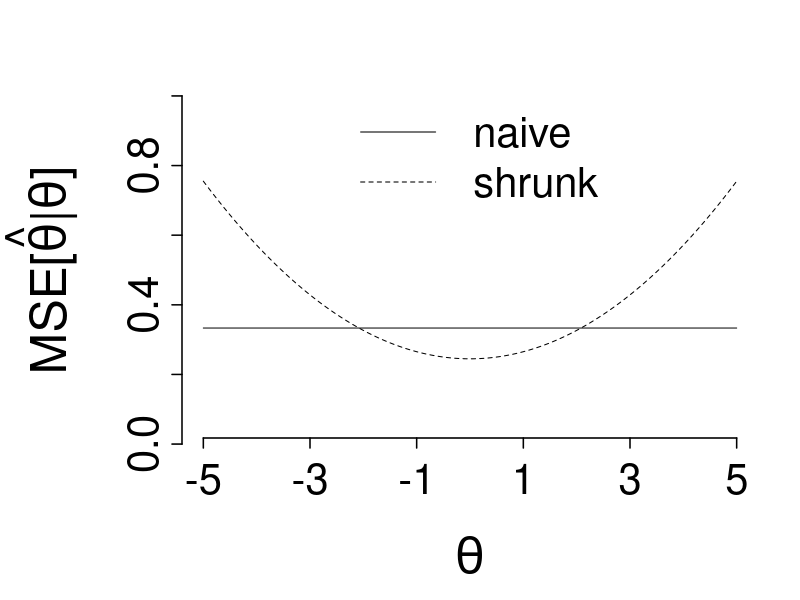

Reproduce this figure in R.
# Author:
# Artur Araujo <artur.stat@gmail.com>
#
# Description:
#  Create figure 1.
#
# Remarks:
#  None.

tau <- 0;
n <- 3;
psi <- 2;
sigma <- 1;

prob <- 0.999;

k <- n*psi/(n*psi+sigma);

# shrunk
a <- qnorm(
  p=(1+c(-1, 1)*prob)/2,
  mean=tau,
  sd=sqrt(k^2*(psi+sigma/n))
);

#naive
b <- qnorm(
  p=(1+c(-1, 1)*prob)/2,
  mean=tau,
  sd=sqrt(psi+sigma/n)
);

xlim <- (a+b)/2;
xlim[1] <- floor(xlim[1]);
xlim[2] <- ceiling(xlim[2]);

x <- seq(from=xlim[1], to=xlim[2], by=0.01);
mse.naive <- rep( x=sigma/n, times=length(x) );
mse.shrunk <- (1-k)^2*(x-tau)^2+k^2*sigma/n;

tiff(
  filename="MSE_vs_Estimand_A.tif",
  width=1920,
  height=1080,
  units="px",
  pointsize=12,
  compression="lzw",
#  res=96,
  bg="white",
  type="cairo"
);

#jpeg(
#  filename="MSE_vs_Estimand_A.jpg",
#  width=1920,
#  height=1080,
#  units="px",
#  pointsize=12,
#  quality=100,
#  res=96,
#  bg="white",
#  type="cairo"
#);

#png(
#  filename="MSE_vs_Estimand_A.png",
#  width=1920,
#  height=1080,
#  units="px",
#  pointsize=12,
#  res=96,
#  bg="white",
#  type="cairo"
#);

old <- par();

par(
  mar=c(
    7.1, # bottom margin default 5.1
    9.1, # left margin default 4.1
    4.1, # top margin default 4.1
    2.1 # right margin default 2.1
  )
);

plot(
  x=x,
  y=mse.naive,
  xlim=xlim,
  ylim=c(0, 1),
  xlab="",
  ylab="",
  type="l",
  col="black",
  lty=1,
  lwd=1,
  bty="n",
  axes=FALSE
);

# define x-axis
axis(
  side=1,
  at=seq(from=xlim[1], to=xlim[2], by=2),
  labels=TRUE,
  tick=TRUE,
  outer=FALSE,
  lty="solid",
  lwd=1.5,
  lwd.ticks=1.5,
  cex.axis=2.5,
  mgp=c(3, 1, -1)
);

# define y-axis
axis(
  side=2,
  at=seq(from=0, to=1, by=0.2),
  labels=TRUE,
  tick=TRUE,
  outer=FALSE,
  lty="solid",
  lwd=1.5,
  lwd.ticks=1.5,
  cex.axis=2.5,
  mgp=c(3, 1, 0)
);

# define xy-axis label
title(
  xlab=expression(theta),
  ylab=expression( paste("MSE[", hat(theta), "|", theta, "]") ),
  line=5,
  cex.lab=3
);

lines(
  x=x,
  y=mse.shrunk,
  col="black",
  lty=2,
  lwd=1
);

legend(
  x="top",
  legend=c(
    "naive",
    "shrunk"
  ),
  col=c(
    "black",
    "black"
  ),
  lty=1:2,
  lwd=1,
  bty="n",
  cex=2.5,
  xjust=0,
  yjust=0,
  ncol=1,
  horiz=FALSE
);

par(old);

dev.off();
